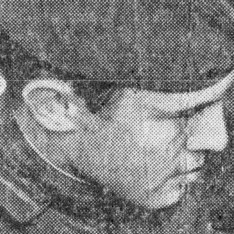
#> input picture Image Lab/Lab 4/period_input4.jpeg, 234 x 234 px
$ python cw_phase.py
#> lines starting #> are read from the running program, lines starting #| are printed output that depends on the picture; after the words box and inside, x2 and y2 are one past the last pixel; in counts of white or black regions, pixels touching at a corner belong together
# Fourier transform - guassian lowpass filter

import cv2
import numpy as np
from matplotlib import pyplot as plt
from copy import deepcopy as dpc


def min_max_normalize(img_inp):
    inp_min = np.min(img_inp)
    inp_max = np.max(img_inp)

    for i in range (img_inp.shape[0]):
        for j in range(img_inp.shape[1]):
            img_inp[i][j] = (((img_inp[i][j]-inp_min)/(inp_max-inp_min))*255)
    return np.array(img_inp, dtype='uint8')

# take input
img_input = cv2.imread('period_input4.jpeg', 0)
#> img_input is the input picture: shape (234, 234); min 7, max 255, mean 125.9

img = dpc(img_input)

image_size = img.shape[0] * img.shape[1]
#> image_size = 54756

# fourier transform
ft = np.fft.fft2(img)

ft_shift = np.fft.fftshift(ft)


magnitude_spectrum_ac=np.abs(ft_shift)
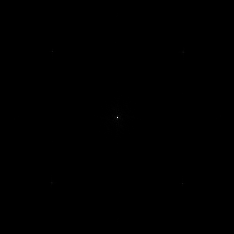
#> magnitude_spectrum_ac: shape (234, 234) float64; min 14.18, max 6895299, mean 4508.5; drawn with min black and max white
magnitude_spectrum = 1 * np.log(np.abs(ft_shift)+1)
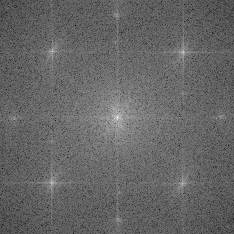
#> magnitude_spectrum: shape (234, 234) float64; min 2.72, max 15.75, mean 7.94; drawn with min black and max white
magnitude_spectrum_scaled = min_max_normalize(magnitude_spectrum)
#> in min_max_normalize, `inp_min = np.min(img_inp)`: inp_min = 2.72
#> in min_max_normalize, `inp_max = np.max(img_inp)`: inp_max = 15.75
cv2.imshow("Magnitude Spectram Before Multiplying Filter", magnitude_spectrum_scaled)
cv2.imwrite('H:/Academic/4-1/Image Lab/Lab 4/Ass/magnitude_spectrum_scaled.jpg',magnitude_spectrum_scaled)

notch_filt = np.zeros((img.shape[0],img.shape[1]),np.int32)
notch_filt2 = np.zeros((img.shape[0],img.shape[1]),np.int32)

print("Enter coordinate x: ")
x = int(input())
#> the answer given: 3
xn = img.shape[0]-x
#> xn = 231
print("Enter coordinate y: ")
y = int(input())
#> the answer given: 3
yn = img.shape[1]-y
#> yn = 231
print("Enter radius r: ")
r = int(input())
#> the answer given: 3

for i in range(img.shape[0]):
    for j in range(img.shape[1]):
        dis = (((i-x)**2)+((j-y)**2))**0.5
        dis2 = (((i-xn)**2)+((j-yn)**2))**0.5
        if(dis<=r):
            notch_filt[i][j] = 0
        else:
            notch_filt[i][j] = 1

        if(dis2<=r):
            notch_filt2[i][j] = 0
        else:
            notch_filt2[i][j] = 1
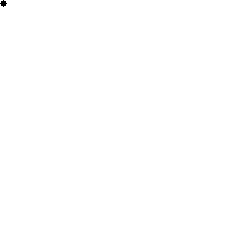
#> notch_filt: shape (234, 234) int32; values 0 (black) and 1 (white), 99.9% white; 1 black region, box (x1, y1, x2, y2) and area: (0, 0, 7, 7) 29
#> notch_filt2: shape (234, 234) int32; values 0 (black) and 1 (white), 100% white; 1 black region, box (x1, y1, x2, y2) and area: (228, 228, 234, 234) 27

'''for i in range(img.shape[0]):
    for j in range(img.shape[1]):
        dis = (((i-xn)**2)+((j-yn)**2))**0.5
        if(dis<=r):
            notch_filt2[i][j] = 0
        else:
            notch_filt2[i][j] = 1'''

magnitude_spectrum_ac = magnitude_spectrum_ac*notch_filt*notch_filt2


#mag, ang = cv2.cartToPolar(ft_shift[:,:,0],ft_shift[:,:,1])
ang = np.angle(ft_shift)
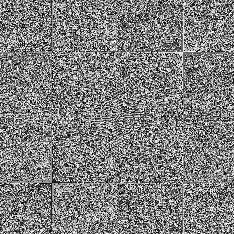
#> ang: shape (234, 234) float64; min -3.14, max 3.14, mean 1.19e-17; drawn with min black and max white

## phase add
final_result = np.multiply(magnitude_spectrum_ac, np.exp(1j*ang))
#final_result2 = np.multiply(magnitude_spectrum, np.exp(1j*ang))

# inverse fourier
img_back = np.real(np.fft.ifft2(np.fft.ifftshift(final_result)))
#img_back2 = np.real(np.fft.ifft2(np.fft.ifftshift(final_result2)))
img_back_scaled = min_max_normalize(img_back)
#img_back_scaled2 = min_max_normalize(img_back2)

## plot
cv2.imshow("input", img_input)
cv2.imwrite('H:/Academic/4-1/Image Lab/Lab 4/Ass/img_input.jpg',img_input)
cv2.imshow("Magnitude Spectrum",min_max_normalize(magnitude_spectrum_scaled*notch_filt*notch_filt2))
cv2.imwrite('H:/Academic/4-1/Image Lab/Lab 4/Ass/Magnitude Spectrum.jpg',min_max_normalize(magnitude_spectrum_scaled*notch_filt*notch_filt2))
# [6 lines of commented-out code are left out]
cv2.imshow("Phase",ang)
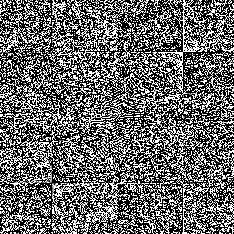
#> window 'Phase': shape (234, 234); min 0, max 255, mean 106.5
cv2.imwrite('H:/Academic/4-1/Image Lab/Lab 4/Ass/Phase.jpg',ang)
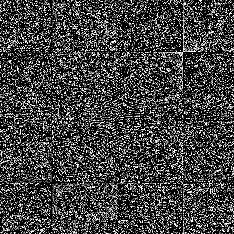
#> saved as Phase.jpg: shape (234, 234); min 0, max 3, mean 0.775; drawn with min black and max white
cv2.imshow("Inverse transform",img_back_scaled)
cv2.imwrite('H:/Academic/4-1/Image Lab/Lab 4/Ass/Inverse transform.jpg',img_back_scaled)
#cv2.imshow("Notch_Filter",temp )
#cv2.imshow("Phase2",ang)
#cv2.imshow("Inverse transform",img_back_scaled2)


cv2.waitKey(0)
cv2.destroyAllWindows()

$ run again, with Image Lab/Lab 4/period_input2.jpeg copied over Image Lab/Lab 4/period_input4.jpeg
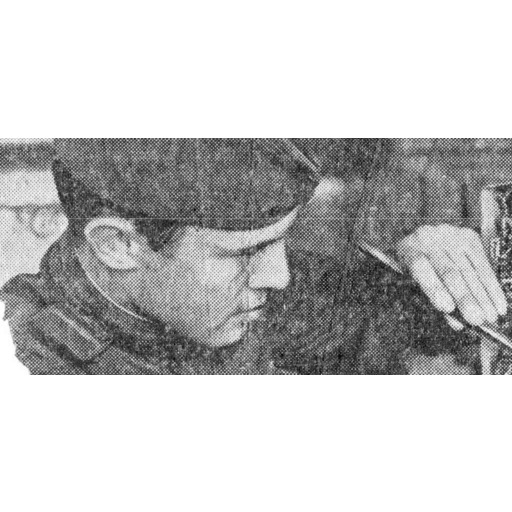
#> input picture Image Lab/Lab 4/period_input2.jpeg, 512 x 512 px
#> img_input is the input picture: shape (512, 512); min 8, max 255, mean 196
#> inp_min = 1.72
#> inp_max = 17.75
#> `ang = np.angle(ft_shift)`:
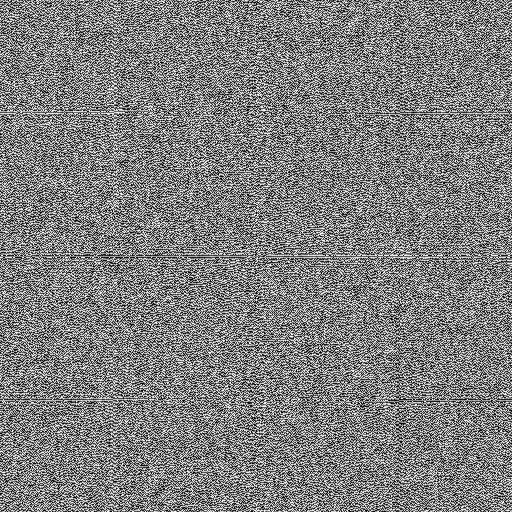
#> ang: shape (512, 512) float64; min -3.14, max 3.14, mean 1.2e-05; drawn with min black and max white
#> `cv2.imwrite('H:/Academic/4-1/Image Lab/Lab 4/Ass/Phase.jpg',ang)`:
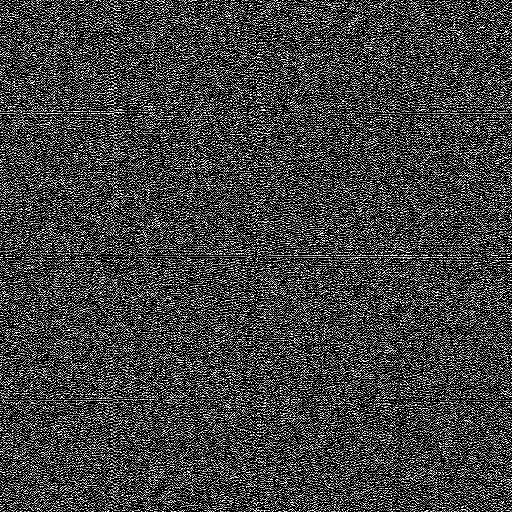
#> saved as Phase.jpg: shape (512, 512); min 0, max 3, mean 0.783; drawn with min black and max white

$ run again, with Image Lab/Lab 4/period_input3.jpeg copied over Image Lab/Lab 4/period_input4.jpeg
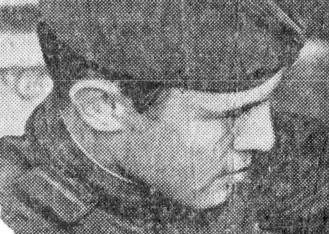
#> input picture Image Lab/Lab 4/period_input3.jpeg, 329 x 234 px
#> img_input is the input picture: shape (234, 329); min 6, max 255, mean 126.2
#> inp_min = 2.56
#> inp_max = 16.09
#> `ang = np.angle(ft_shift)`:
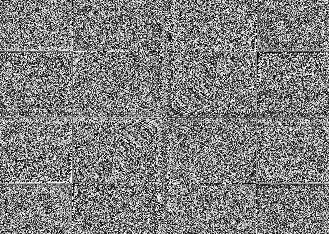
#> ang: shape (234, 329) float64; min -3.14, max 3.14, mean 9.23e-18; drawn with min black and max white
#> `cv2.imwrite('H:/Academic/4-1/Image Lab/Lab 4/Ass/Phase.jpg',ang)`:
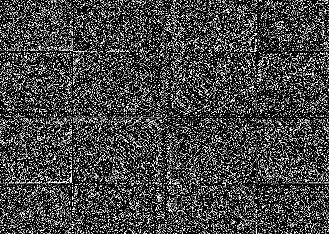
#> saved as Phase.jpg: shape (234, 329); min 0, max 3, mean 0.78; drawn with min black and max white
